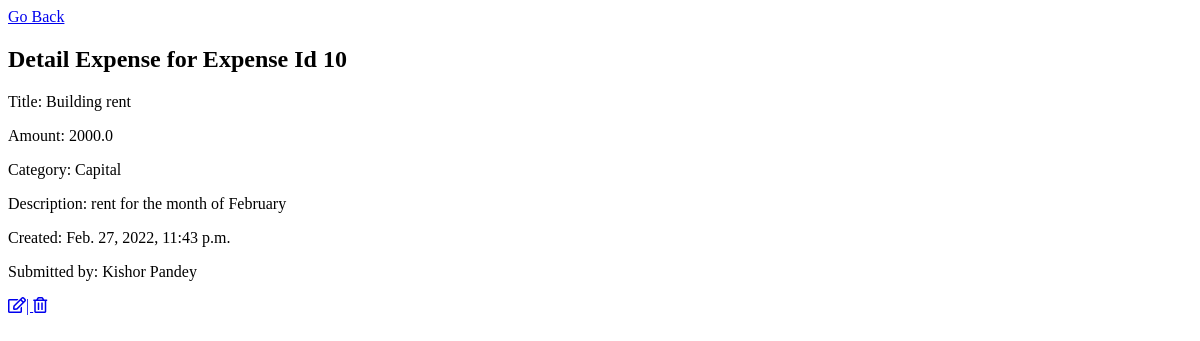
Before: /expenses/10 with the older database file.
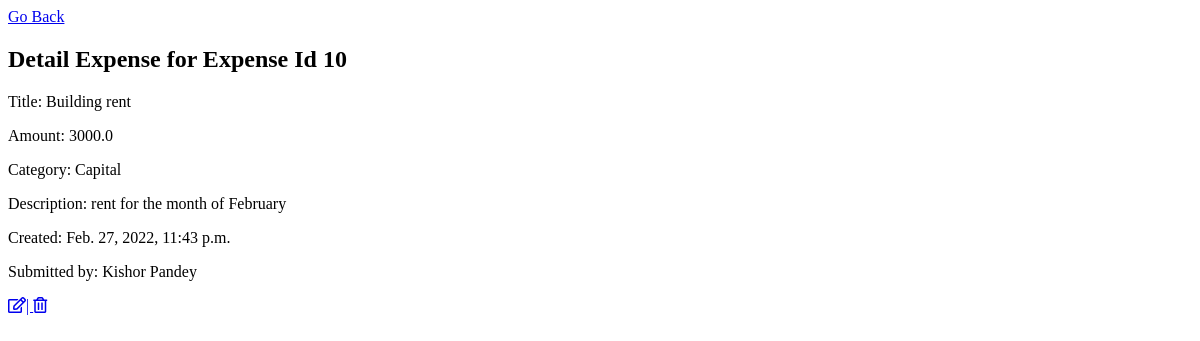
After: the same page with the newer database file.
### main/models.py (models this page shows)
class Expense(models.Model):
    expenseTitle = models.CharField(max_length=50)
    amount = models.FloatField(max_length=50)
    category = models.CharField(max_length=50)
    submitter= models.ForeignKey(User, related_name="expenses", on_delete=models.CASCADE)
    description = models.CharField(max_length=250)
    created_at = models.DateTimeField(auto_now_add=True)
    updated_at = models.DateTimeField(auto_now=True)

class User(models.Model):
    fname = models.CharField(max_length=50)
    lname = models.CharField(max_length=50)
    email = models.CharField(max_length=50)
    password = models.CharField(max_length=250)
    created_at = models.DateTimeField(auto_now_add=True)
    updated_at = models.DateTimeField(auto_now=True)
    objects = UserManager()

### main/views.py (the view)
# urls.py: path('expenses/<int:expense_id>',views.one_expense),
def one_expense(request,expense_id):
    context={
        'one_expense':Expense.objects.get(id=expense_id),
    }
    return render(request,"one_expense.html",context)

### main/templates/one_expense.html (shortened to what this page needs)
<!DOCTYPE html>
<html lang="en">
<head>
    <link rel="stylesheet" href="https://pro.fontawesome.com/releases/v5.10.0/css/all.css"
/>
</head>
<body>
    <a href="/summary">Go Back</a>
    <h2>Detail Expense for Expense Id {{one_expense.id}}</h2>
    <p>Title: {{one_expense.expenseTitle}}</p>
    <p>Amount: {{one_expense.amount}}</p>
    <p>Category: {{one_expense.category}}</p>
    <p>Description: {{one_expense.description}}</p>
    <p>Created: {{one_expense.created_at}}</p>
    <p>Submitted by: {{one_expense.submitter.fname}} {{one_expense.submitter.lname}}</p>
    <a href="/edit/{{one_expense.id}}" class="btn btn-xs btn-primary">
        <i class="far fa-edit"></i>| <a href="/delete/{{one_expense.id}}" class="btn btn-xs btn-primary">
        <i class="far fa-trash-alt"></i>
    </a>
</html>

Changed rows visible on the page:
changed Expense "Building rent": amount "2000.0" → "3000.0"
